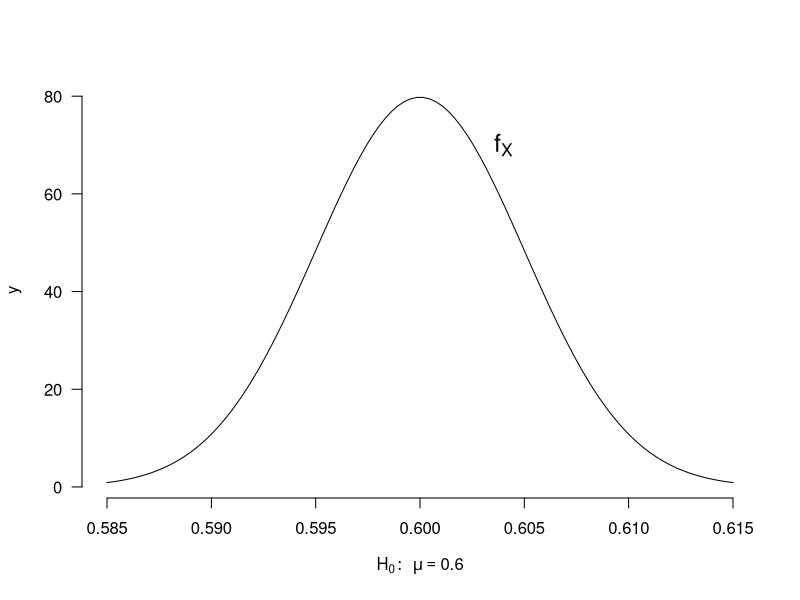
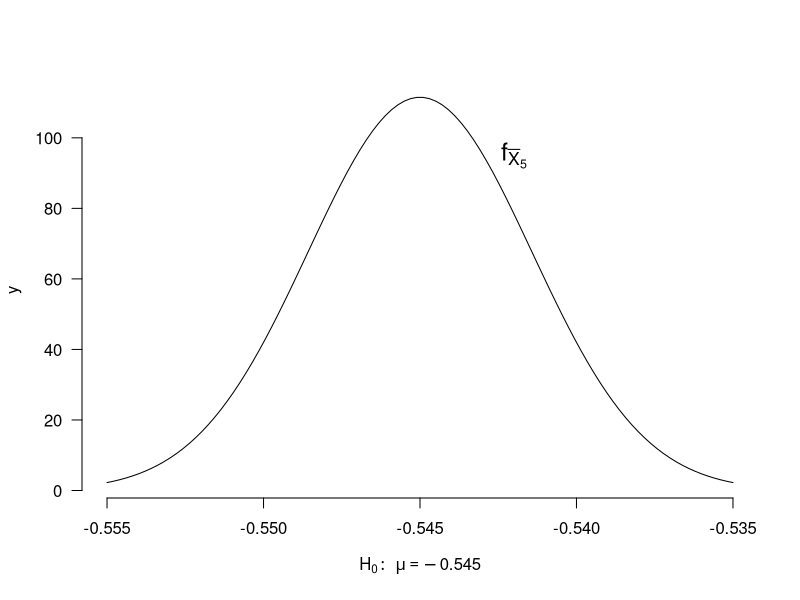
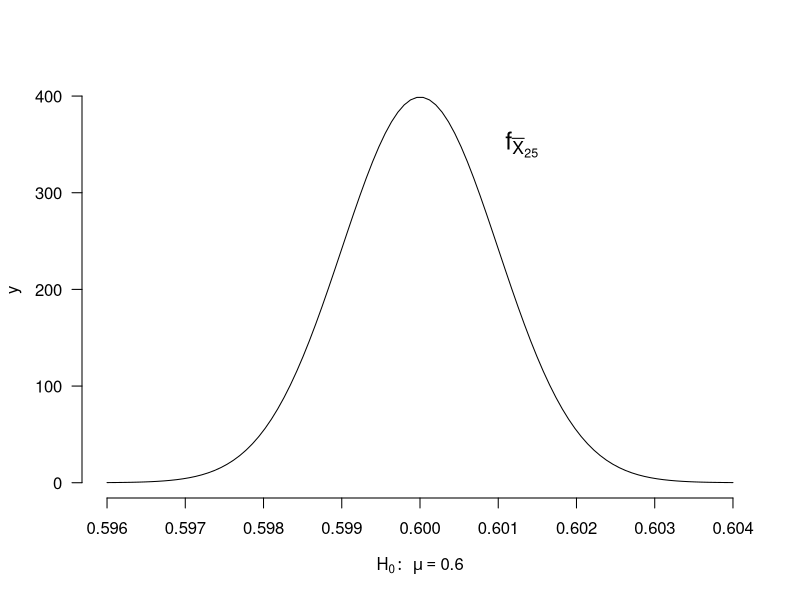

The R script that drew these images, in order:
# TODO: Add comment
# 
# Author: ortellic
###############################################################################


#pdf(file="pdf"
#		,width=12,height=10)
# grafico esempio 25
f <- function(x) {
	exp(-1/(2*0.005^2)*(x-0.6)^2)/sqrt(2*pi)/5*1000
}


x <- seq(0.585,0.615,length.out = 100)
y <- f(x)

plot(x,y,type="l",axes=FALSE,
		xlab=expression(H[0]:~ ~mu==0.60),ylab="y")

Axis(at=seq(0.585,0.615,by=0.005),side=1)
Axis(side=2,las=1)
text(0.604,70,expression(f[X]),cex=1.5)


#dev.off()

#pdf(file="pdf"
#		,width=12,height=10)
# grafico esempio 27
f <- function(x) {
	sigma2=0.008^2/5
	exp(-1/(2*sigma2)*(x+0.545)^2)/sqrt(2*pi*sigma2)
}


x <- seq(-0.555,-0.535,length.out = 100)
y <- f(x)

plot(x,y,type="l",axes=FALSE, 
		xlab=expression(H[0]:~ ~mu==-0.545),ylab="y")

Axis(at=seq(-0.555,-0.535,by=0.005),side=1)
Axis(side=2,las=1)
text(-0.542,95,expression(f[bar(X)[5]]),cex=1.5)


#dev.off()

#pdf(file="pdf"
#		,width=12,height=10)
# grafico esempio 28
f <- function(x) {
	sigma2=0.001^2
	exp(-1/(2*sigma2)*(x-0.6)^2)/sqrt(2*pi*sigma2)
}


x <- seq(0.596,0.604,length.out = 100)
y <- f(x)

plot(x,y,type="l",axes=FALSE, 
		xlab=expression(H[0]:~ ~mu==0.6),ylab="y")

Axis(at=seq(0.596,0.604,by=0.001),side=1)
Axis(side=2,las=1)
text(0.6013,350,expression(f[bar(X)[25]]),cex=1.5)


#dev.off()
